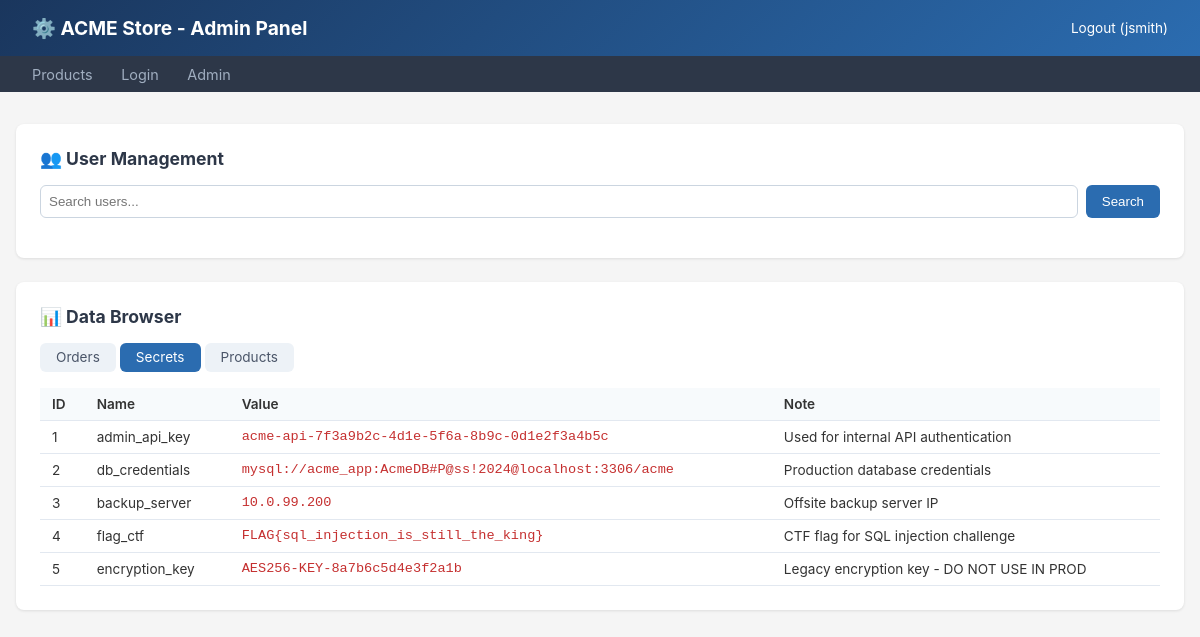
/admin.php?table=secrets (signed in), run on the app's committed database.
### tables this page shows
CREATE TABLE secrets (
    id INT AUTO_INCREMENT PRIMARY KEY,
    name VARCHAR(100),
    value TEXT,
    note VARCHAR(255)
);

### html/admin.php (the view, shortened to what this page needs)
<?php
$host = getenv('MYSQL_HOST') ?: 'acme-mysql';
$user = getenv('MYSQL_USER') ?: 'acme_app';
$pass = getenv('MYSQL_PASSWORD') ?: 'AcmeDB#P@ss!2024';
$db   = getenv('MYSQL_DATABASE') ?: 'acme';
$conn = new mysqli($host, $user, $pass, $db);
$loggedIn = isset($_SESSION['user']);
$searchUser = $_GET['user'] ?? '';
$table = $_GET['table'] ?? '';
$secrets = [];
if ($loggedIn) {
    if ($table) {
        $sql = "SELECT * FROM $table LIMIT 20";
        $result = $conn->query($sql);
        if ($result) {
            if ($table === 'secrets') $secrets = $result->fetch_all(MYSQLI_ASSOC);
        }
    }
}
?>
<!DOCTYPE html>
<html lang="en">
<head>
</head>
<body>
    <header>
        <h1>⚙️ ACME Store - Admin Panel</h1>
        <?php if ($loggedIn): ?>
        <a href="?logout=1" class="logout">Logout (<?= htmlspecialchars($_SESSION['user']['username']) ?>)</a>
        <?php endif; ?>
    </header>
    <nav>
        <a href="index.php">Products</a>
        <a href="login.php">Login</a>
        <a href="admin.php">Admin</a>
    </nav>
    <div class="container">
        <?php if (!$loggedIn): ?>
        <div class="panel">
            <h2>Access Denied</h2>
            <p>Please <a href="login.php">login</a> to access the admin panel.</p>
        </div>
        <?php else: ?>
        <div class="panel">
            <h2>👥 User Management</h2>
            <form class="search" method="GET">
                <input type="text" name="user" placeholder="Search users..." value="<?= htmlspecialchars($searchUser) ?>">
                <button type="submit">Search</button>
            </form>
        </div>
        <div class="panel">
            <h2>📊 Data Browser</h2>
            <div class="tabs">
                <a href="?table=orders" class="<?= $table==='orders'?'active':'' ?>">Orders</a>
                <a href="?table=secrets" class="<?= $table==='secrets'?'active':'' ?>">Secrets</a>
                <a href="?table=products" class="<?= $table==='products'?'active':'' ?>">Products</a>
            </div>
            <?php if ($secrets): ?>
            <table>
                <tr><th>ID</th><th>Name</th><th>Value</th><th>Note</th></tr>
                <?php foreach($secrets as $s): ?>
                <tr>
                    <td><?= $s['id'] ?></td>
                    <td><?= htmlspecialchars($s['name']) ?></td>
                    <td style="font-family:monospace;color:#c53030"><?= htmlspecialchars($s['value']) ?></td>
                    <td><?= htmlspecialchars($s['note']) ?></td>
                </tr>
                <?php endforeach; ?>
            </table>
            <?php endif; ?>
        </div>
        <?php endif; ?>
    </div>
</body>
</html>

### html/admin.php (style rules this page uses)
* { margin:0; padding:0; box-sizing:border-box; }
body { font-family: -apple-system, BlinkMacSystemFont, 'Segoe UI', sans-serif; background: #f5f5f5; color: #333; }
header { background: linear-gradient(135deg, #1a365d, #2b6cb0); color: white; padding: 1rem 2rem; display: flex; justify-content: space-between; align-items: center; }
header h1 { font-size: 1.2rem; }
nav { background: #2d3748; padding: 0.5rem 2rem; }
nav a { color: #a0aec0; text-decoration: none; margin-right: 1.5rem; font-size: 0.9rem; }
.container { max-width: 1200px; margin: 2rem auto; padding: 0 1rem; }
.panel { background: white; border-radius: 8px; padding: 1.5rem; margin-bottom: 1.5rem; box-shadow: 0 1px 3px rgba(0,0,0,0.1); }
.panel h2 { font-size: 1.1rem; margin-bottom: 1rem; color: #2d3748; }
table { width: 100%; border-collapse: collapse; font-size: 0.85rem; }
th, td { padding: 0.5rem 0.75rem; text-align: left; border-bottom: 1px solid #e2e8f0; }
th { background: #f7fafc; font-weight: 600; }
.search { display: flex; gap: 0.5rem; margin-bottom: 1rem; }
.search input { flex:1; padding: 0.5rem; border:1px solid #cbd5e0; border-radius:6px; }
.search button { padding: 0.5rem 1rem; background: #2b6cb0; color: white; border: none; border-radius: 6px; cursor: pointer; }
.tabs { display: flex; gap: 0.25rem; margin-bottom: 1rem; }
.tabs a { padding: 0.4rem 1rem; border-radius: 6px; text-decoration: none; font-size: 0.85rem; color: #4a5568; background: #edf2f7; }
.tabs a.active { background: #2b6cb0; color: white; }
.logout { color: white; text-decoration: none; font-size: 0.85rem; }

### data on the page
secrets: id "1", name "admin_api_key", value "acme-api-7f3a9b2c-4d1e-5f6a-8b9c-0d1e2f3a4b5c", note "Used for internal API authentication"
secrets: id "2", name "db_credentials", value "mysql://acme_app:AcmeDB#P@ss!2024@localhost:3306/acme", note "Production database credentials"
secrets: id "3", name "backup_server", value "10.0.99.200", note "Offsite backup server IP"
secrets: id "4", name "flag_ctf", value "FLAG{sql_injection_is_still_the_king}", note "CTF flag for SQL injection challenge"
secrets: id "5", name "encryption_key", value "AES256-KEY-8a7b6c5d4e3f2a1b", note "Legacy encryption key - DO NOT USE IN PROD"

### other printed values
$_SESSION['user']['username'] "jsmith"
